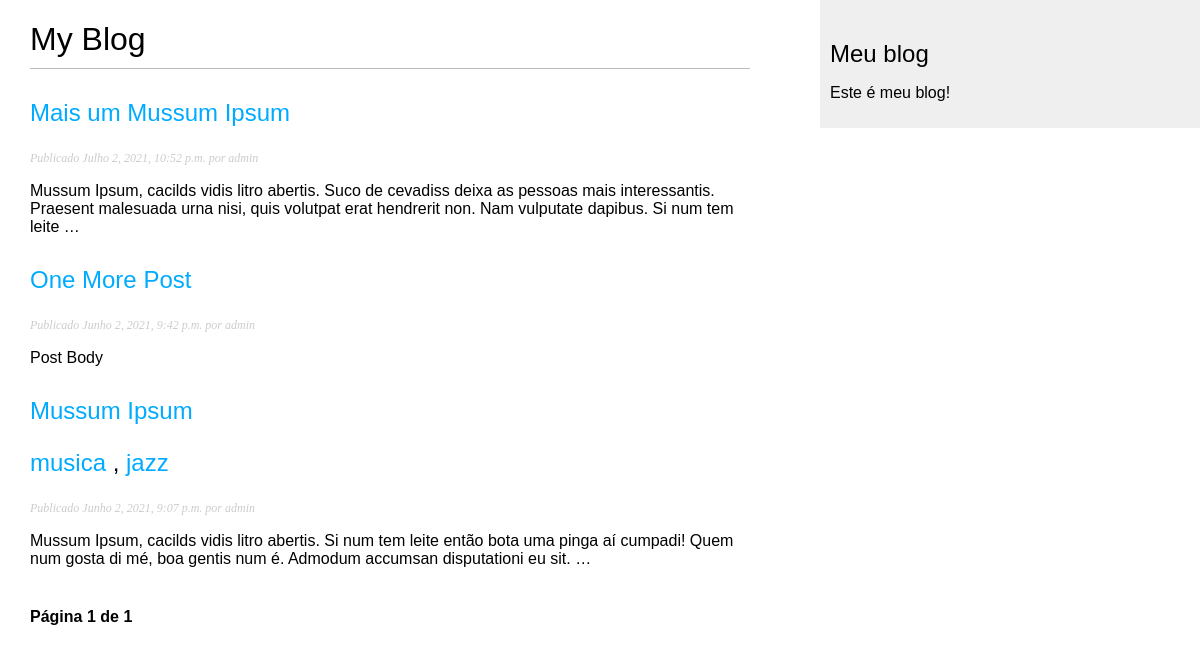
Screenshot of /blog/ with the database file from the repository.
### blog/models.py (models this page shows, shortened)
class Post(models.Model):
    STATUS_CHOICES = (
        ('draft', 'Drafit'),
        ('published','Published'),
    )
    title = models.CharField(max_length=250)
    slug = models.SlugField(max_length=250,
                            unique_for_date='publish')
    author = models.ForeignKey(User,
                               on_delete=CASCADE,
                               related_name='blog_posts')
    body = models.TextField()
    publish = models.DateTimeField(default=timezone.now)
    created = models.DateTimeField(auto_now_add=True)
    updated = models.DateTimeField(auto_now=True)
    status = models.CharField(max_length=250,
                              choices=STATUS_CHOICES,
                              default='draft')
    objects = models.Manager() # O gerenciado padrão
    published = PublishedManager() # O novo gerenciador que criamos
    tags = TaggableManager()
    class Meta:
        ordering = ('-publish',)
    def get_absolute_url(self):
        return reverse('blog:post_detail',
                       args=[self.publish.year,
                       self.publish.month,
                       self.publish.day, self.slug])

### blog/views.py (the view)
# urls.py: path('', views.post_list, name='post_list'),
def post_list(request, tag_slug=None):
    object_list = Post.published.all()
    tag = None
    if tag_slug:
        tag = get_object_or_404(Tag, slug=tag_slug)
        object_list = object_list.filter(tags__in=[tag])
    paginator = Paginator(object_list, 3) # Três publicações por página
    page = request.GET.get('page')
    try:
        posts = paginator.page(page)
    except PageNotAnInteger:
        posts = paginator.page(1)
    except EmptyPage:
        posts = paginator.page(paginator.num_pages)
    return render(request, 'blog/post/list.html', {'page':page,
                                                   'posts':posts,
                                                   'tag':tag})

### blog/models.py (called while the page is built)
    def get_queryset(self):
        return super(PublishedManager, self).get_queryset().filter(status='published')

### blog/templates/blog/post/list.html (shortened to what this page needs)
{% extends "blog/base.html" %}
{% block content %}
    <h1>My Blog</h1>
    {% for post in posts %}
        <h2>
            <a href="{{ post.get_absolute_url }}">
                {{ post.title }}
                <p class="tags">
                    {% for tag in post.tags.all %}
                        <a href="{% url 'blog:post_list_by_tag' 'tag_slug' %}">
                            {{ tag.name }}
                        </a>
                        {% if not forloop.last %}, {% endif %}
                    {% endfor %}
                </p>
            </a>
        </h2>
        <p class="date">
            Publicado {{ post.publish }} por {{ post.author }}
        </p>
        {{ post.body|truncatewords:30|linebreaks }}
    {% endfor %}
    {% include "pagination.html" with page=posts %}
{% endblock %}

### blog/templates/blog/base.html (shortened to what this page needs)
{% load static %}
<!DOCTYPE html>
<html lang="pt-br">
<head>
    <link rel="stylesheet" href="{% static 'css/blog.css' %}">
</head>
<body>
    <div id="content">
        {% block content %}
        {% endblock %}
    </div>
    <div id="sidebar">
        <h2>Meu blog</h2>
        <p>Este é meu blog!</p>
    </div>
</body>
</html>

### blog/templates/pagination.html (shortened to what this page needs)
<div class="pagination">
    <span class="step-links">
        <span class="current">
            Página {{ page.number }} de {{ page.paginator.num_pages }}
        </span>
    </span>
</div>

### blog/static/css/blog.css (style rules this page uses)
body { margin:0; padding:0; font-family:helvetica, sans-serif; }
a { color:#00abff; text-decoration:none; }
h1 { font-weight:normal; border-bottom:1px solid #bbb; padding:0 0 10px 0; }
h2 { font-weight:normal; margin:30px 0 0; }
#content { float:left; width:60%; padding:0 0 0 30px; }
#sidebar { float:right; width:30%; padding:10px; background:#efefef; height:100%; }
p.date { color:#ccc; font-family: georgia, serif; font-size: 12px; font-style: italic; }
.pagination { margin:40px 0; font-weight:bold; }

### rows the page displays
Post: title "Mais um Mussum Ipsum", publish "Julho 2, 2021, 10:52 p.m.", author "admin", body "Mussum Ipsum, cacilds vidis litro abertis. Suco de cevadiss deixa as pessoas mais interessantis. Praesent malesuada urna nisi, quis volutpat erat hendrerit non. Nam vulputate dapibus. Si num tem leite …"
Post: title "One More Post", publish "Junho 2, 2021, 9:42 p.m.", author "admin", body "Post Body"
Post: title "Mussum Ipsum", publish "Junho 2, 2021, 9:07 p.m.", author "admin", body "Mussum Ipsum, cacilds vidis litro abertis. Si num tem leite então bota uma pinga aí cumpadi! Quem num gosta di mé, boa gentis num é. Admodum accumsan disputationi eu sit. …"
Tag: name "musica"
Tag: name "jazz"

### other values shown
{{ page.number }} "1"
{{ page.paginator.num_pages }} "1"
